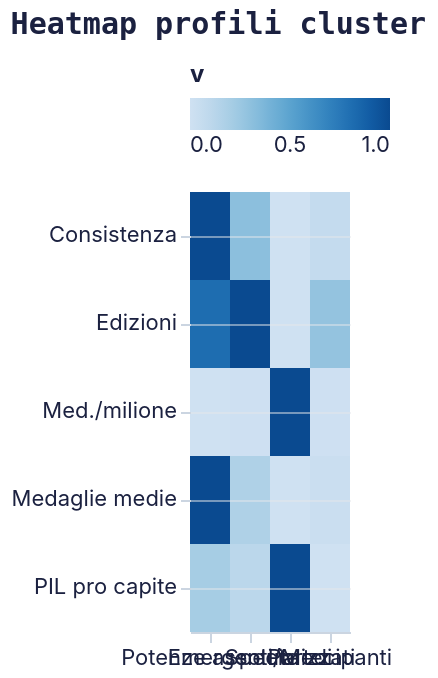

Write a Vega-Lite specification for this figure.
### Vega-Lite specification from a JSON file in a GitHub repository (floating-point values rounded to 4 significant figures)
{"config": {"background": null, "view": {"stroke": null}, "title": {"font": "Space Mono, monospace", "fontSize": 15, "fontWeight": "bold", "color": "#1b2140", "anchor": "start", "offset": 12}, "axis": {"labelFont": "Inter, sans-serif", "titleFont": "Inter, sans-serif", "labelFontSize": 11, "titleFontSize": 12, "titleFontWeight": "bold", "labelColor": "#1b2140", "titleColor": "#1b2140", "gridColor": "#E5E7EB", "gridOpacity": 0.5, "domainColor": "#CBD5E1", "tickColor": "#CBD5E1", "labelAngle": 0}, "axisY": {"grid": true, "domain": false}, "axisX": {"grid": false}, "legend": {"labelFont": "Inter, sans-serif", "titleFont": "Inter, sans-serif", "labelFontSize": 11, "titleFontSize": 12, "titleFontWeight": "bold", "labelColor": "#1b2140", "titleColor": "#1b2140", "orient": "top", "direction": "horizontal", "symbolType": "circle"}, "range": {"category": ["#1b2140", "#ff8009", "#9a0641", "#ffe34a", "#e7b6af", "#64748B"], "ordinal": {"scheme": "blues"}, "heatmap": {"scheme": "blues"}, "ramp": {"scheme": "blues"}}, "bar": {"color": "#1b2140", "cornerRadiusTopRight": 3, "cornerRadiusBottomRight": 3}, "line": {"color": "#1b2140", "strokeWidth": 2.5}, "point": {"color": "#1b2140", "filled": true}, "circle": {"color": "#1b2140"}, "text": {"font": "Inter, sans-serif", "fontSize": 11, "color": "#1b2140"}, "arc": {"fill": "#1b2140"}, "area": {"fill": "#1b2140", "opacity": 0.5}}, "data": {"name": "data-7fa6830aa1a0274704f68469b023d4a0"}, "mark": {"type": "rect"}, "encoding": {"color": {"field": "v", "scale": {"scheme": "blues"}, "type": "quantitative"}, "tooltip": [{"field": "cluster_name", "type": "nominal"}, {"field": "lab", "type": "nominal"}, {"field": "v", "type": "quantitative"}], "x": {"field": "cluster_name", "sort": ["Potenze assolute", "Emergenti/Medi", "Specializzati", "Partecipanti"], "title": null, "type": "nominal"}, "y": {"field": "lab", "title": null, "type": "nominal"}}, "height": 220, "title": "Heatmap profili cluster", "width": "container", "$schema": "https://vega.github.io/schema/vega-lite/v6.4.1.json", "datasets": {"data-7fa6830aa1a0274704f68469b023d4a0": [{"cluster_name": "Emergenti/Medi", "m": "avg_med", "v": 0.1668, "lab": "Medaglie medie"}, {"cluster_name": "Partecipanti", "m": "avg_med", "v": 0.03037, "lab": "Medaglie medie"}, {"cluster_name": "Potenze assolute", "m": "avg_med", "v": 1.0, "lab": "Medaglie medie"}, {"cluster_name": "Specializzati", "m": "avg_med", "v": 0.0, "lab": "Medaglie medie"}, {"cluster_name": "Emergenti/Medi", "m": "medals_pm", "v": 0.007991, "lab": "Med./milione"}, {"cluster_name": "Partecipanti", "m": "medals_pm", "v": 0.007438, "lab": "Med./milione"}, {"cluster_name": "Potenze assolute", "m": "medals_pm", "v": 0.0, "lab": "Med./milione"}, {"cluster_name": "Specializzati", "m": "medals_pm", "v": 1.0, "lab": "Med./milione"}, {"cluster_name": "Emergenti/Medi", "m": "consistency", "v": 0.3107, "lab": "Consistenza"}, {"cluster_name": "Partecipanti", "m": "consistency", "v": 0.0624, "lab": "Consistenza"}, {"cluster_name": "Potenze assolute", "m": "consistency", "v": 1.0, "lab": "Consistenza"}, {"cluster_name": "Specializzati", "m": "consistency", "v": 0.0, "lab": "Consistenza"}, {"cluster_name": "Emergenti/Medi", "m": "avg_gdp_pc", "v": 0.1129, "lab": "PIL pro capite"}, {"cluster_name": "Partecipanti", "m": "avg_gdp_pc", "v": 0.0, "lab": "PIL pro capite"}, {"cluster_name": "Potenze assolute", "m": "avg_gdp_pc", "v": 0.2083, "lab": "PIL pro capite"}, {"cluster_name": "Specializzati", "m": "avg_gdp_pc", "v": 1.0, "lab": "PIL pro capite"}, {"cluster_name": "Emergenti/Medi", "m": "n_ed", "v": 1.0, "lab": "Edizioni"}, {"cluster_name": "Partecipanti", "m": "n_ed", "v": 0.2815, "lab": "Edizioni"}, {"cluster_name": "Potenze assolute", "m": "n_ed", "v": 0.8128, "lab": "Edizioni"}, {"cluster_name": "Specializzati", "m": "n_ed", "v": 0.0, "lab": "Edizioni"}]}}
